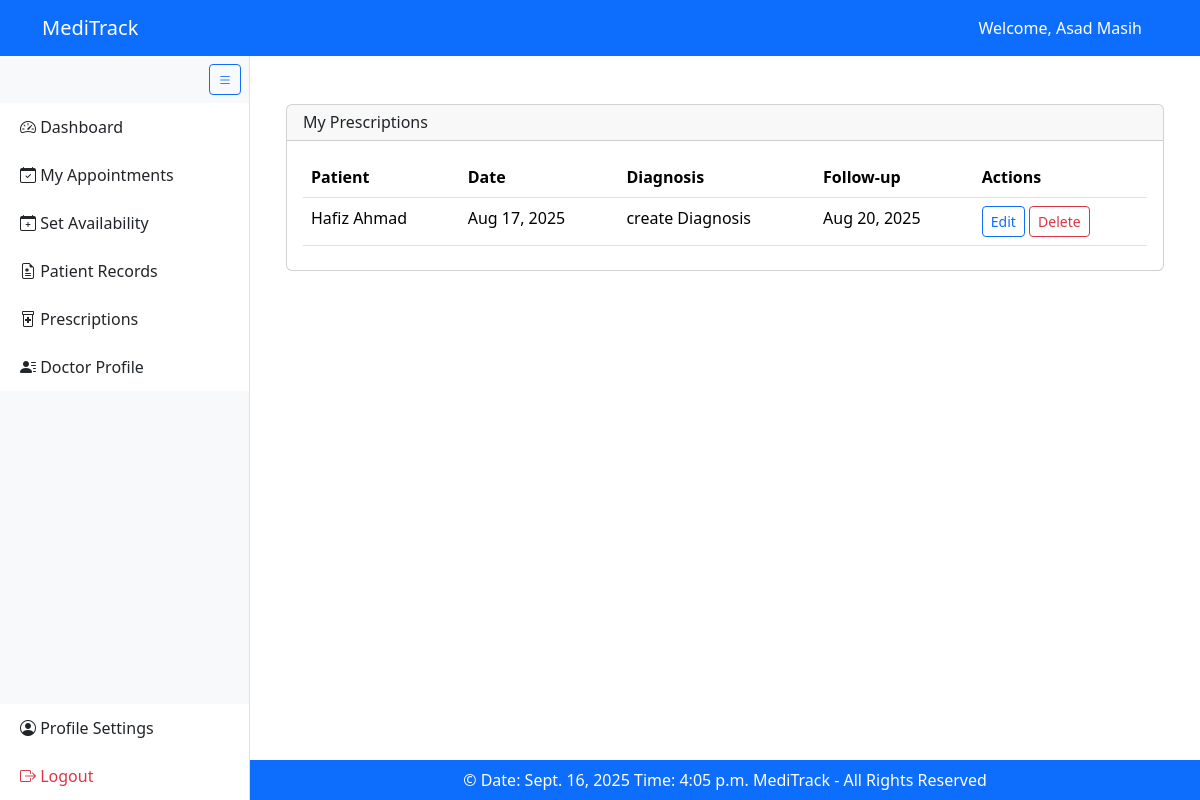
/prescription_list/ (signed in), run on the app's committed database.
### MediTrackApp/models.py (models this page shows, shortened)
class User(AbstractUser):
    ROLE_CHOICES = [
        ("admin", "Admin"),
        ("patient", "Patient"),
        ("doctor", "Doctor"),
    ]
    GENDER_CHOICES = [
        ("M", "Male"),
        ("F", "Female"),
        ("O", "Other"),
    ]
    phone_number = PhoneNumberField(region="PK", blank=True)
    gender = models.CharField(max_length=10, choices=GENDER_CHOICES, blank=True)
    date_of_birth = models.DateField(null=True, blank=True)
    profile_pic = models.ImageField(upload_to="profile_pics/", validators=[validate_file_extension], blank=True, null=True)
    role = models.CharField(max_length=50, choices=ROLE_CHOICES, default="patient")
    is_active = models.BooleanField(default=True)

class Prescription(models.Model):
    appointment = models.ForeignKey(Appointment, on_delete=models.CASCADE)
    diagnosis = models.TextField()
    medicine = models.JSONField(default=list)
    advice = models.TextField(blank=True)
    follow_up_date = models.DateField(null=True, blank=True, help_text="Suggested next visit")
    is_digital_signature = models.BooleanField(default=False, help_text="True if doctor digitally signed this prescription")
    created_at = models.DateTimeField(auto_now_add=True)

class Appointment(models.Model):
    STATUS_CHOICES = [
        ("pending", "Pending"),
        ("confirmed", "Confirmed"),
        ("cancelled", "Cancelled"),
        ("completed", "Completed"),
    ]
    REASON_CHOICES = [
        ("CHECKUP", "Routine Checkup"),
        ("CONSULT", "General Consultation"),
        ("FEVER", "Fever/Infection"),
        ("INJURY", "Injury Treatment"),
    ]
    patient = models.ForeignKey(PatientProfile, on_delete=models.CASCADE)
    doctor = models.ForeignKey(DoctorProfile, on_delete=models.CASCADE)
    date = models.DateField()
    time = models.TimeField()
    status = models.CharField(max_length=20, choices=STATUS_CHOICES, default="pending")
    symptoms = models.TextField(blank=True)
    reason = models.CharField(max_length=50, choices=REASON_CHOICES, default="CONSULT")
    other_reason = models.CharField(max_length=100, blank=True)
    cancellation_reason = models.TextField(blank=True, null=True)
    cancelled_by = models.ForeignKey(User, on_delete=models.SET_NULL, null=True, blank=True, related_name='cancelled_appointments')
    end_time = models.TimeField(null=True, blank=True)
    created_at = models.DateTimeField(auto_now_add=True)
    updated_at = models.DateTimeField(auto_now=True)
    class Meta:
        constraints = [
            models.UniqueConstraint(fields=["doctor", "date", "time"], name="unique_doctor_slot"),
        ]
        ordering = ["-date", "time"]

class PatientProfile(models.Model):
    user = models.OneToOneField(User, related_name="patient_profile", on_delete=models.CASCADE)
    blood_group = models.CharField(max_length=5, blank=True)
    allergies = models.TextField(blank=True)
    medical_history = models.TextField(blank=True)
    emergency_contact = PhoneNumberField(region="PK", blank=True)

### MediTrackApp/decorators.py (the view)
        def wrapper(request, *args, **kwargs):
            if not request.user.is_authenticated:
                return redirect('login')
            if request.user.role not in allowed_roles:
                raise PermissionDenied
            return view_func(request, *args, **kwargs)

### MediTrackApp/views.py (called while the page is built)
@login_required
@role_required(["doctor"])
def prescription_list(request):
    prescriptions = Prescription.objects.filter(
        appointment__doctor=request.user.doctor_profile
    ).order_by("-created_at")   # latest first
    return render(request, "doctor/prescription_list.html", {"prescriptions": prescriptions})

### MediTrackApp/templates/doctor/prescription_list.html (shortened to what this page needs)
{% extends "base.html" %}
{% load static %}
{% block content %}
<div class="container-fluid py-4">
    <div class="row">
        <div class="col-12">
            <div class="card mb-4">
                <div class="card-header pb-0">
                    <h6>My Prescriptions</h6>
                </div>
                <div class="card-body px-0 pt-0 pb-2">
                    <div class="table-responsive p-3">
                        {% if prescriptions %}
                        <table class="table align-items-center mb-0">
                            <thead>
                                <tr>
                                    <th>Patient</th>
                                    <th>Date</th>
                                    <th>Diagnosis</th>
                                    <th>Follow-up</th>
                                    <th>Actions</th>
                                </tr>
                            </thead>
                            <tbody>
                                {% for prescription in prescriptions %}
                                <tr>
                                    <td>{{ prescription.appointment.patient.user.get_full_name }}</td>
                                    <td>{{ prescription.created_at|date:"M d, Y" }}</td>
                                    <td>{{ prescription.diagnosis|truncatewords:8 }}</td>
                                    <td>
                                        {% if prescription.follow_up_date %}
                                            {{ prescription.follow_up_date|date:"M d, Y" }}
                                        {% else %}
                                            <span class="text-muted">N/A</span>
                                        {% endif %}
                                    </td>
                                    <td>
                                        <a href="{% url 'edit_prescription' prescription.id %}"
                                        class="btn btn-sm btn-outline-primary">
                                         Edit
                                        </a>
                                        <a href="{% url 'delete_prescription' prescription.id %}"
                                        class="btn btn-sm btn-outline-danger">
                                         Delete
                                        </a>
                                    </td>
                                </tr>
                                {% endfor %}
                            </tbody>
                        </table>
                        {% else %}
                        <div class="text-center py-5">
                            <i class="fas fa-file-medical fa-3x text-muted mb-3"></i>
                            <h5 class="text-muted">No prescriptions found</h5>
                        </div>
                        {% endif %}
                    </div>
                </div>
            </div>
        </div>
    </div>
</div>
{% endblock %}

### templates/base.html (shortened to what this page needs)
{% load static %}
<!DOCTYPE html>
<html lang="en">
<head>
    <link href="https://cdn.jsdelivr.net/npm/bootstrap@5.3.3/dist/css/bootstrap.min.css" rel="stylesheet">
    <link href="https://cdn.jsdelivr.net/npm/bootstrap-icons@1.11.3/font/bootstrap-icons.css" rel="stylesheet">
    <link rel="stylesheet" href="{% static 'CSS/base.css' %}">
</head>
<body>
    <nav class="navbar navbar-dark bg-primary fixed-top" id="main-navbar">
        <div class="container">
            <span class="navbar-brand">MediTrack</span>
            <div>
                {% if user.is_authenticated %}
                    <span class="text-white me-3">Welcome, {{ user.get_full_name }}</span>
                {% else %}
                    <a href="{% url 'login' %}" class="btn btn-outline-light btn-lg me-2">Login</a>
                    <a href="{% url 'register' %}" class="btn btn-outline-light btn-lg">Register</a>
                {% endif %}
            </div>
        </div>
    </nav>
 {% if user.is_authenticated %}
    <div id="sidebar" class="bg-light border-end position-fixed d-flex flex-column">
        <div class="p-2 text-end d-none d-lg-block">
            <button id="sidebarToggle" class="btn btn-sm btn-outline-primary">
                <i class="bi bi-list"></i>
            </button>
        </div>
        <div class="list-group list-group-flush flex-grow-1">
            {% if user.role == 'admin' %}
                 {% include 'partials/admin_sidebar.html' %}
                 {% elif user.role == 'doctor' %}
                 {% include 'partials/doctor_sidebar.html' %}
                 {% elif user.role == 'patient' %}
                 {% include 'partials/patient_sidebar.html' %}
            {% endif %}
            <div class="mt-auto">
                <a href="{% url 'edit_profile' %}" class="list-group-item list-group-item-action">
                    <i class="bi bi-person-circle"></i> <span class="link-text">Profile Settings</span>
                </a>
                <a href="{% url 'logout' %}" class="list-group-item list-group-item-action text-danger">
                    <i class="bi bi-box-arrow-right"></i> <span class="link-text">Logout</span>
                </a>
            </div>
        </div>
    </div>
    {% endif %}
    <div id="main-content" class="p-4 {% if not user.is_authenticated %}full-width{% endif %}">
        {% block content %}{% endblock %}
    </div>
    <footer class="bg-primary text-white text-center py-2 {% if not user.is_authenticated %}full-width{% endif %}" id="main-footer">
        &copy; Date: {% now "DATE_FORMAT" %} Time: {% now "TIME_FORMAT" %} MediTrack - All Rights Reserved
    </footer>
</body>
</html>

### static/css/base.css (style rules this page uses)
#sidebar { width: 250px; top: 56px; bottom: 0; height: calc(100vh - 56px); transition: all 0.3s; z-index: 1000; overflow-y: auto; }
#main-content { margin-left: 250px; padding-top: 80px; padding-bottom: 20px; transition: all 0.3s; min-height: calc(100vh - 56px - 40px); }
#main-footer { margin-left: 250px; transition: all 0.3s; }
#sidebar .list-group-item { border: none; padding: 12px 20px; font-weight: 500; white-space: nowrap; }
body { padding-top: 56px; }

### data on the page
User: get_full_name "Asad Masih"
Prescription: appointment.patient.user.get_full_name "Hafiz Ahmad", created_at "Aug 17, 2025", diagnosis "create Diagnosis", follow_up_date "Aug 20, 2025"
